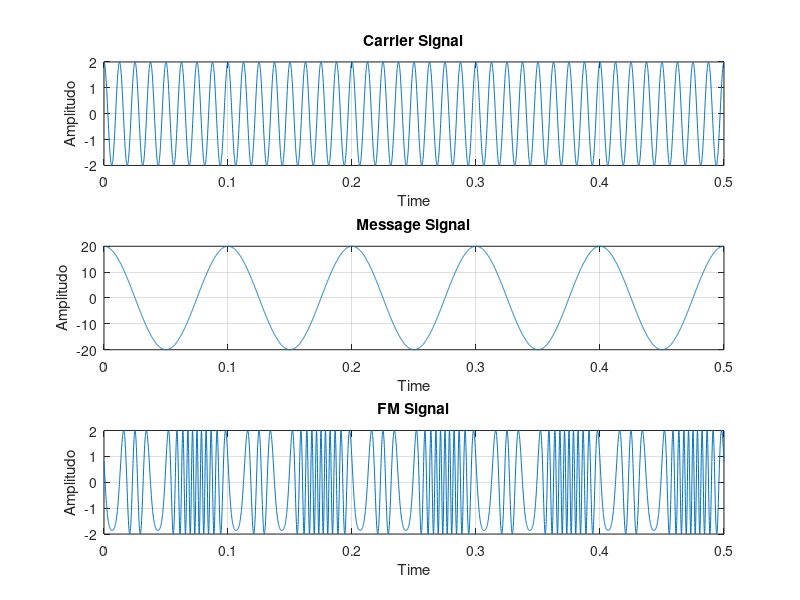
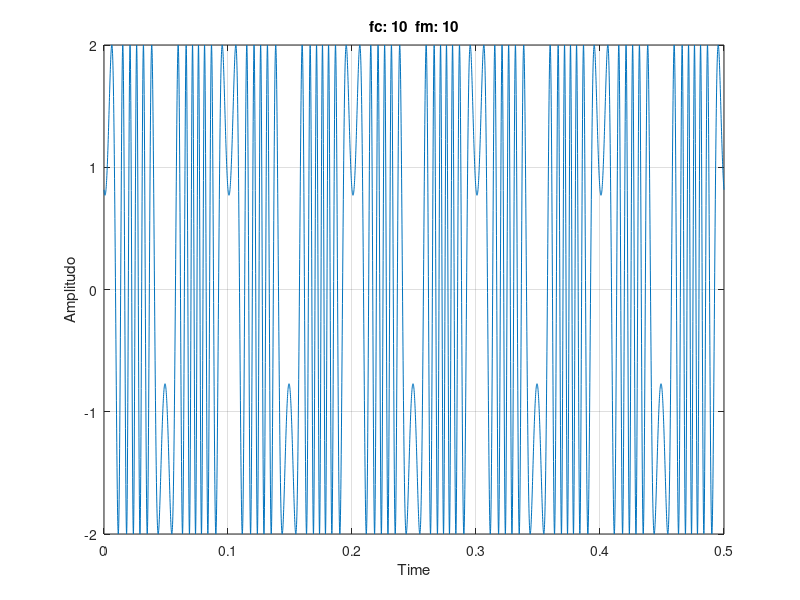
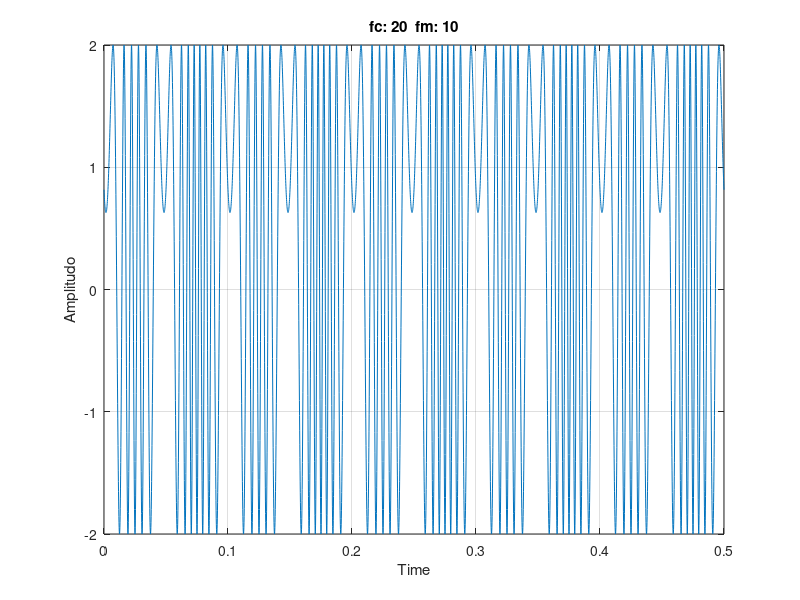
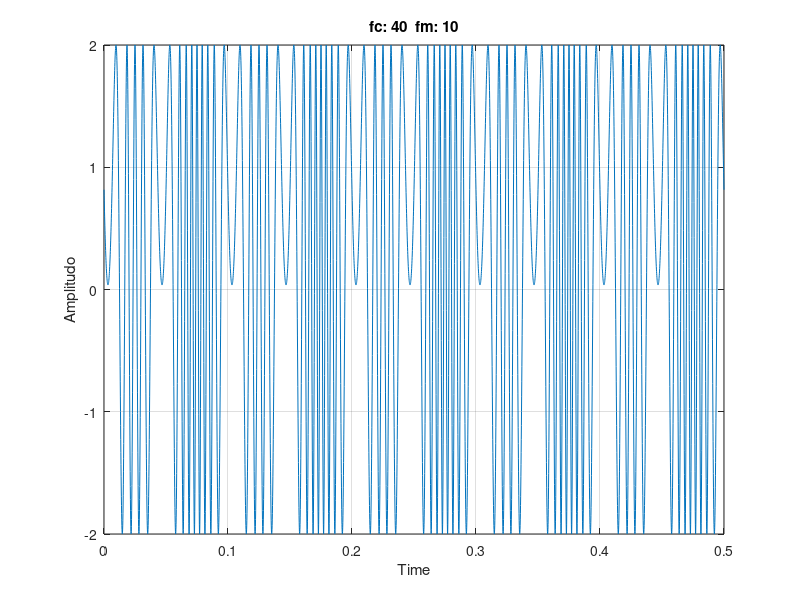

The MATLAB source for these figures, in order:
clear all;
close all;

% Percobaan 2.1 Melihat Sinyal Termodulasi FM 
fm=10; %Frekuensi sinyal informasi
fc=80; %Frekuensi sinyal carrier
t=0:0.0001:0.5;

Ai =20 %amplitudo sinyal informasi
m=Ai*cos(2*pi*fm*t); % sinyal informasi

figure('Name','Percobaan 2.1 Melihat Sinyal Termodulasi FM ')

subplot(3,1,2);
plot(t,m); xlabel('Time'); ylabel('Amplitudo');
title('Message Signal'); grid on;

Ac = 2; c=Ac*cos(2*pi*fc*t); % sinyal carrier
subplot(3,1,1);
plot(t,c); xlabel('Time'); ylabel('Amplitudo');
title('Carrier Signal'); grid on;

y=Ac*cos(2*pi*fc*t+(m));
subplot(3,1,3);
plot(t,y); xlabel('Time'); ylabel('Amplitudo');
title('FM Signal'); grid on;

% 2.2 Pengaruh Frekuensi pada Sinyal Termodulasi FM
fm=10;

figure('Name','2.2.1. Pengaruh Frekuensi pada Sinyal Termodulasi FM')
% subplot(2,2,1); 
fc=10;
m=Ai*cos(2*pi*fm*t); % sinyal informasi
Ac = 2; c=Ac*cos(2*pi*fc*t); % sinyal carrier
y=Ac*cos(2*pi*fc*t+(m));
plot(t,y); xlabel('Time'); ylabel('Amplitudo');
title(['fc: ',num2str(fc),'  fm: ',num2str(fm)]); grid on;

figure('Name','2.2.2. Pengaruh Frekuensi pada Sinyal Termodulasi FM')
% subplot(2,2,2); 
fc=20;
m=Ai*cos(2*pi*fm*t); % sinyal informasi
Ac = 2; c=Ac*cos(2*pi*fc*t); % sinyal carrier
y=Ac*cos(2*pi*fc*t+(m));
plot(t,y); xlabel('Time'); ylabel('Amplitudo');
title(['fc: ',num2str(fc),'  fm: ',num2str(fm)]); grid on;

figure('Name','2.2.3. Pengaruh Frekuensi pada Sinyal Termodulasi FM')
% subplot(2,2,3); 
fc=40;
m=Ai*cos(2*pi*fm*t); % sinyal informasi
Ac = 2; c=Ac*cos(2*pi*fc*t); % sinyal carrier
y=Ac*cos(2*pi*fc*t+(m));
plot(t,y); xlabel('Time'); ylabel('Amplitudo');
title(['fc: ',num2str(fc),'  fm: ',num2str(fm)]); grid on;

figure('Name','2.2.4. Pengaruh Frekuensi pada Sinyal Termodulasi FM')
% subplot(2,2,4); 
fc=80;
m=Ai*cos(2*pi*fm*t); % sinyal informasi
Ac = 2; c=Ac*cos(2*pi*fc*t); % sinyal carrier
y=Ac*cos(2*pi*fc*t+(m));
plot(t,y); xlabel('Time'); ylabel('Amplitudo');
title(['fc: ',num2str(fc),'  fm: ',num2str(fm)]); grid on;

fc=10

figure('Name','2.2.5. Pengaruh Frekuensi pada Sinyal Termodulasi FM')
% subplot(2,1,1); 
fm=80;
m=Ai*cos(2*pi*fm*t); % sinyal informasi
Ac = 2; c=Ac*cos(2*pi*fc*t); % sinyal carrier
y=Ac*cos(2*pi*fc*t+(m));
plot(t,y); xlabel('Time'); ylabel('Amplitudo');
title(['fc: ',num2str(fc),'  fm: ',num2str(fm)]); grid on;

figure('Name','2.2.6. Pengaruh Frekuensi pada Sinyal Termodulasi FM')
% subplot(2,1,2); 
fm=30;
m=Ai*cos(2*pi*fm*t); % sinyal informasi
Ac = 2; c=Ac*cos(2*pi*fc*t); % sinyal carrier
y=Ac*cos(2*pi*fc*t+(m));
plot(t,y); xlabel('Time'); ylabel('Amplitudo');
title(['fc: ',num2str(fc),'  fm: ',num2str(fm)]); grid on;

%% 2.3 Pengaruh Amplitudo pada Sinyal Termodulasi FM 

figure('Name','2.3. Pengaruh Frekuensi pada Sinyal Termodulasi FM')

subplot(3,2,1); Ac = 5; Ai =5; 
m=Ai*cos(2*pi*fm*t); % sinyal informasi
c=Ac*cos(2*pi*fc*t); % sinyal carrier
y=Ac*cos(2*pi*fc*t+(m));
plot(t,y); xlabel('Time'); ylabel('Amplitudo');
title(['ac: ',num2str(Ac),'  ai: ',num2str(Ai)]);

subplot(3,2,3); Ac =5; Ai = 10;
m=Ai*cos(2*pi*fm*t); % sinyal informasi
c=Ac*cos(2*pi*fc*t); % sinyal carrier
y=Ac*cos(2*pi*fc*t+(m));
plot(t,y); xlabel('Time'); ylabel('Amplitudo');
title(['ac: ',num2str(Ac),'  ai: ',num2str(Ai)]);

subplot(3,2,5); Ac = 5; Ai =20; 
m=Ai*cos(2*pi*fm*t); % sinyal informasi
c=Ac*cos(2*pi*fc*t); % sinyal carrier
y=Ac*cos(2*pi*fc*t+(m));
plot(t,y); xlabel('Time'); ylabel('Amplitudo');
title(['ac: ',num2str(Ac),'  ai: ',num2str(Ai)]);

subplot(3,2,2); Ac =10; Ai = 5;
m=Ai*cos(2*pi*fm*t); % sinyal informasi
c=Ac*cos(2*pi*fc*t); % sinyal carrier
y=Ac*cos(2*pi*fc*t+(m));
plot(t,y); xlabel('Time'); ylabel('Amplitudo');
title(['ac: ',num2str(Ac),'  ai: ',num2str(Ai)]);

subplot(3,2,4); Ac = 20; Ai =5; 
m=Ai*cos(2*pi*fm*t); % sinyal informasi
c=Ac*cos(2*pi*fc*t); % sinyal carrier
y=Ac*cos(2*pi*fc*t+(m));
plot(t,y); xlabel('Time'); ylabel('Amplitudo');
title(['ac: ',num2str(Ac),'  ai: ',num2str(Ai)]);

subplot(3,2,6); Ac =20; Ai = 10;
m=Ai*cos(2*pi*fm*t); % sinyal informasi
c=Ac*cos(2*pi*fc*t); % sinyal carrier
y=Ac*cos(2*pi*fc*t+(m));
plot(t,y); xlabel('Time'); ylabel('Amplitudo');
title(['ac: ',num2str(Ac),'  ai: ',num2str(Ai)]);